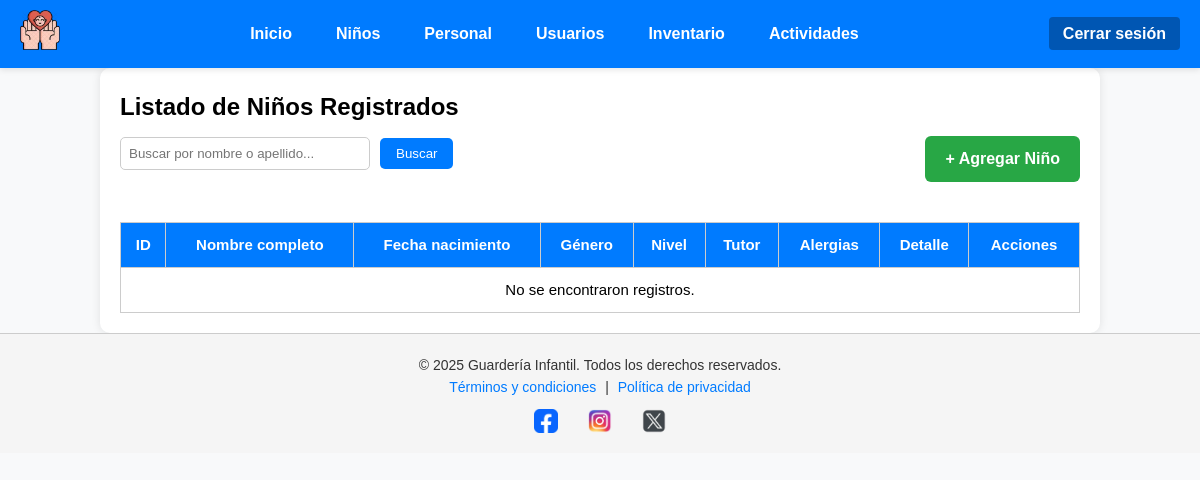
The page /MVC/index.php?c=Ninos&a=index (signed in) on the database as committed earlier.
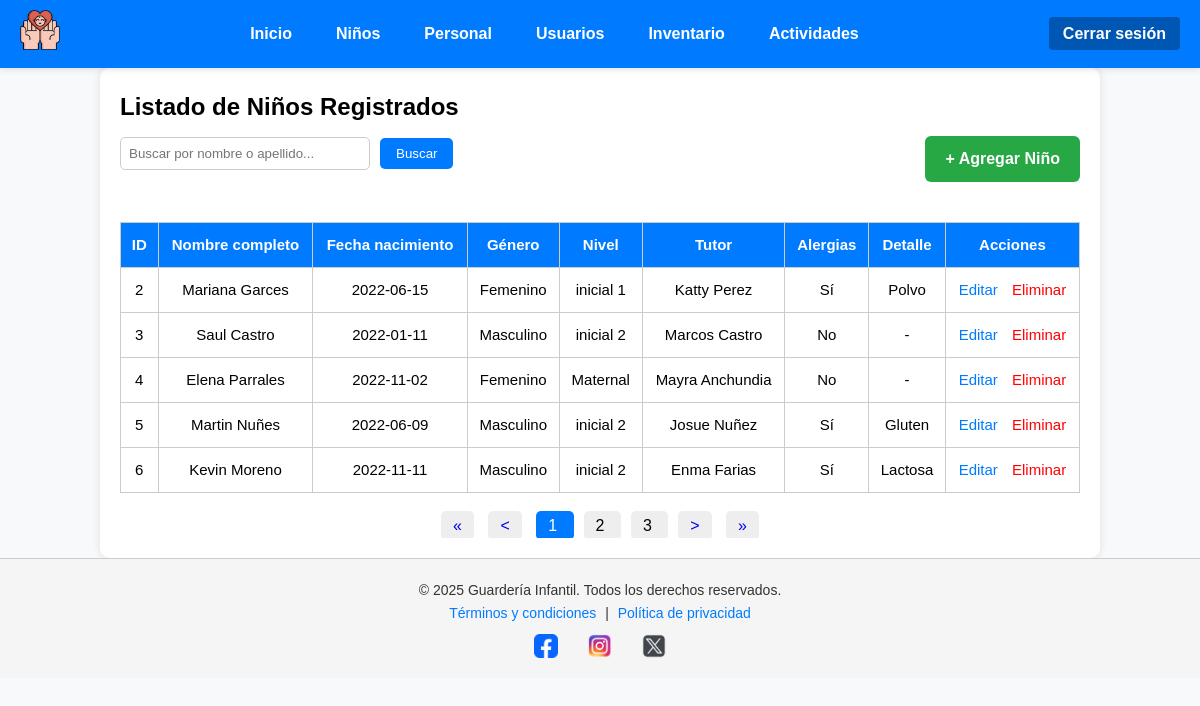
The same page on the database as committed later.
### tables this page shows
CREATE TABLE `ninos` (
  `id` int(11) NOT NULL,
  `nombre` varchar(100) NOT NULL,
  `apellido` varchar(100) NOT NULL,
  `fecha_nacimiento` date NOT NULL,
  `genero` enum('Masculino','Femenino') NOT NULL,
  `nivel` varchar(50) NOT NULL,
  `tutor` varchar(100) NOT NULL,
  `fecha_registro` timestamp NOT NULL DEFAULT current_timestamp(),
  `usuario_creacion` varchar(50) DEFAULT NULL,
  `fecha_actualizacion` timestamp NULL DEFAULT NULL,
  `usuario_actualizacion` varchar(50) DEFAULT NULL,
  `alergias` tinyint(1) DEFAULT 0,
  `detalle_alergias` varchar(255) DEFAULT NULL
);

### MVC/controller/NinosController.php (called while the page is built, shortened)
<?php
require_once "model/dao/NinoDAO.php";
class NinosController {
    public function index() {
    $limite = 5;
    $pagina = isset($_GET['pagina']) && is_numeric($_GET['pagina']) ? (int) $_GET['pagina'] : 1;
    $inicio = ($pagina - 1) * $limite;
    if (isset($_GET['buscar']) && !empty(trim($_GET['buscar']))) {
        $texto = trim($_GET['buscar']);
        $lista = NinoDAO::buscarPorNombre($texto, $inicio, $limite);
        $total = NinoDAO::totalBusqueda($texto);
    } else {
        $lista = NinoDAO::listarPaginado($inicio, $limite);
        $total = NinoDAO::totalRegistros();
    }
    $totalPaginas = ceil($total / $limite);
    require_once "view/nino/nino.list.php";
}
}

### MVC/index.php (called while the page is built, shortened)
<?php
$a = isset($_GET['a']) ? $_GET['a'] : 'index';
$controller = new $controllerClass();
$controller->$a();

### MVC/model/dao/NinoDAO.php (called while the page is built, shortened)
<?php
class NinoDAO {
    public static function listarPaginado($inicio, $limite) {
    $conexion = Conexion::conectar();
    $stmt = $conexion->prepare("SELECT * FROM ninos LIMIT ?, ?");
    $stmt->bindParam(1, $inicio, PDO::PARAM_INT);
    $stmt->bindParam(2, $limite, PDO::PARAM_INT);
    $stmt->execute();
    return $stmt->fetchAll(PDO::FETCH_ASSOC);
}
public static function totalRegistros() {
    $conexion = Conexion::conectar();
    $stmt = $conexion->query("SELECT COUNT(*) FROM ninos");
    return $stmt->fetchColumn();
}
}

### MVC/view/nino/nino.list.php (the view, shortened to what this page needs)
<?php require_once "view/templates/navbar.php"; ?>
<main class="container">
    <h2>Listado de Niños Registrados</h2>
    <div style="display: flex; justify-content: space-between; align-items: center; margin-bottom: 20px; flex-wrap: wrap; gap: 10px;">
        <form method="GET" action="index.php" style="display: flex; align-items: center; gap: 10px;">
            <input
                type="text"
                name="buscar"
                id="input-busqueda"
                placeholder="Buscar por nombre o apellido..."
                value="<?= $_GET['buscar'] ?? '' ?>"
                style="width: 250px; padding: 8px; border: 1px solid #ccc; border-radius: 5px;"
                oninput="if(this.value === '') this.form.submit();"
            >
            <button type="submit" style="padding: 8px 16px; background-color: #007bff; color: white; border: none; border-radius: 5px;">
                Buscar
            </button>
        </form>
        <a href="index.php?c=Ninos&a=nuevo" class="btn-agregar">+ Agregar Niño</a>
    </div>
    <div style="overflow-x: auto;">
        <table class="tabla" border="1" cellpadding="10" cellspacing="0" style="width: 100%; border-collapse: collapse;">
            <thead style="background-color: #f0f0f0;">
                <tr>
                    <th>ID</th>
                    <th>Nombre completo</th>
                    <th>Fecha nacimiento</th>
                    <th>Género</th>
                    <th>Nivel</th>
                    <th>Tutor</th>
                    <th>Alergias</th>
                    <th>Detalle</th>
                    <th>Acciones</th>
                </tr>
            </thead>
            <tbody id="tabla-ninos">
                <?php if (empty($lista)) : ?>
                    <tr>
                        <td colspan="9" style="text-align: center;">No se encontraron registros.</td>
                    </tr>
                <?php else : ?>
                    <?php foreach ($lista as $nino): ?>
                        <tr>
                            <td><?= $nino['id'] ?></td>
                            <td><?= $nino['nombre'] . ' ' . $nino['apellido'] ?></td>
                            <td><?= $nino['fecha_nacimiento'] ?></td>
                            <td><?= $nino['genero'] ?></td>
                            <td><?= $nino['nivel'] ?></td>
                            <td><?= $nino['tutor'] ?></td>
                            <td><?= $nino['alergias'] ? 'Sí' : 'No' ?></td>
                            <td><?= $nino['detalle_alergias'] ?? '-' ?></td>
                            <td>
                                <a href="index.php?c=Ninos&a=editar&id=<?= $nino['id'] ?>" class="btn-editar">Editar</a>
                                <a href="index.php?c=Ninos&a=eliminar&id=<?= $nino['id'] ?>" class="btn-eliminar" onclick="return confirm('¿Eliminar este registro?')">Eliminar</a>
                            </td>
                        </tr>
                    <?php endforeach; ?>
                <?php endif; ?>
            </tbody>
        </table>
        <?php if ($totalPaginas > 1): ?>
        <nav style="margin-top: 20px; text-align: center;">
            <a href="index.php?c=Ninos&pagina=1<?= isset($_GET['buscar']) ? '&buscar=' . urlencode($_GET['buscar']) : '' ?>"
            style="margin: 0 5px; padding: 6px 12px; background-color: #eee; border-radius: 5px; text-decoration: none;">&laquo;</a>
            <a href="index.php?c=Ninos&pagina=<?= max($pagina - 1, 1) ?><?= isset($_GET['buscar']) ? '&buscar=' . urlencode($_GET['buscar']) : '' ?>"
            style="margin: 0 5px; padding: 6px 12px; background-color: #eee; border-radius: 5px; text-decoration: none;">&lt;</a>
            <?php
            $maxPag = 5;
            $inicio = max(1, $pagina - floor($maxPag / 2));
            $fin = min($inicio + $maxPag - 1, $totalPaginas);
            if ($fin - $inicio < $maxPag - 1) {
                $inicio = max(1, $fin - $maxPag + 1);
            }
            for ($i = $inicio; $i <= $fin; $i++): ?>
                <a href="index.php?c=Ninos&pagina=<?= $i ?><?= isset($_GET['buscar']) ? '&buscar=' . urlencode($_GET['buscar']) : '' ?>"
                style="margin: 0 5px; padding: 6px 12px; background-color: <?= $i == $pagina ? '#007bff' : '#eee' ?>; color: <?= $i == $pagina ? '#fff' : '#000' ?>; border-radius: 5px; text-decoration: none;">
                <?= $i ?>
                </a>
            <?php endfor; ?>
            <a href="index.php?c=Ninos&pagina=<?= min($pagina + 1, $totalPaginas) ?><?= isset($_GET['buscar']) ? '&buscar=' . urlencode($_GET['buscar']) : '' ?>"
            style="margin: 0 5px; padding: 6px 12px; background-color: #eee; border-radius: 5px; text-decoration: none;">&gt;</a>
            <a href="index.php?c=Ninos&pagina=<?= $totalPaginas ?><?= isset($_GET['buscar']) ? '&buscar=' . urlencode($_GET['buscar']) : '' ?>"
            style="margin: 0 5px; padding: 6px 12px; background-color: #eee; border-radius: 5px; text-decoration: none;">&raquo;</a>
        </nav>
        <?php endif; ?>
    </div>
</main>
<?php require_once "view/templates/footer.php"; ?>

### MVC/view/templates/navbar.php (shortened to what this page needs)
<?php
$rol = $_SESSION['usuario']['rol'];
?>
<!DOCTYPE html>
<html lang="es">
<head>
    <link rel="stylesheet" href="assets/css/home.css">
</head>
<body>
<nav class="barra-navegacion">
    <div class="logo">
        <img src="assets/img/logo_guarderia.png" alt="Logo Guardería">
    </div>
    <ul class="nav-enlaces">
        <li><a href="index.php?c=Home">Inicio</a></li>
        <?php if ($rol === 'Administrador') : ?>
            <li><a href="index.php?c=Ninos&a=index">Niños</a></li>
            <li><a href="index.php?c=Personal&a=index">Personal</a></li>
            <li><a href="index.php?c=Usuario&a=index">Usuarios</a></li>
            <li><a href="index.php?c=Inventario&a=index">Inventario</a></li>
            <li><a href="index.php?c=Activity&a=index">Actividades</a></li>
        <?php elseif ($rol === 'Docente') : ?>
            <li><a href="index.php?c=Ninos&a=index">Niños</a></li>
            <li><a href="index.php?c=Actividades&a=index">Actividades</a></li>
        <?php elseif ($rol === 'Inventario') : ?>
            <li><a href="index.php?c=Inventario&a=index">Inventario</a></li>
        <?php endif; ?>
    </ul>
    <div class="cerrar-sesion">
        <a href="index.php?c=Login&a=logout">Cerrar sesión</a>
    </div>
</nav>

### MVC/view/templates/footer.php
<footer class="footer">
    <div class="footer-contenido">
        <p>&copy; 2025 Guardería Infantil. Todos los derechos reservados.</p>
        <p><a href="#">Términos y condiciones</a> | <a href="#">Política de privacidad</a></p>
        <div class="redes-sociales">
            <a href="https://facebook.com/"><img src="assets/img/facebook.png.webp" alt="Facebook"></a>
            <a href="https://www.instagram.com/"><img src="assets/img/instagran.png" alt="Instagram"></a>
            <a href="https://x.com/"><img src="assets/img/x.png" alt="Twitter"></a>
        </div>
    </div>
</footer>

### MVC/assets/css/home.css (style rules this page uses)
html { scroll-behavior: smooth; }
* { margin: 0; padding: 0; box-sizing: border-box; }
body { width: 100%; min-height: 100vh; overflow-x: hidden; background-color: #f8f9fa; font-family: Arial, sans-serif; line-height: 1.6; }
.container { width: 100%; margin: auto; padding: 20px; max-width: 1000px; background: white; border-radius: 10px; box-shadow: 0 0 10px rgba(0,0,0,0.1); }
.barra-navegacion { display: flex; align-items: center; justify-content: space-between; background-color: #007bff; padding: 10px 20px; position: sticky; top: 0; z-index: 999; box-shadow: 0 2px 6px rgba(0, 0, 0, 0.1); }
.logo img { height: 40px; width: auto; }
.nav-enlaces { list-style: none; display: flex; flex: 1; justify-content: center; gap: 20px; }
.nav-enlaces li a { color: white; text-decoration: none; font-weight: bold; padding: 8px 12px; border-radius: 4px; transition: background 0.3s; }
.cerrar-sesion a { color: white; background-color: #0056b3; padding: 8px 14px; border-radius: 4px; font-weight: bold; text-decoration: none; }
table.tabla { width: 100%; border-collapse: collapse; margin-top: 20px; font-size: 15px; }
table.tabla th, table.tabla td { border: 1px solid #ccc; padding: 10px; text-align: center; }
table.tabla th { background-color: #007bff; color: white; }
.btn-agregar { display: inline-block; margin-top: 10px; padding: 10px 15px; background-color: #28a745; color: white; text-decoration: none; border-radius: 4px; font-weight: bold; }
.btn-editar { color: #007bff; text-decoration: none; margin-right: 10px; }
.btn-eliminar { color: red; text-decoration: none; }
.footer { background-color: #f5f5f5; padding: 20px 10px; text-align: center; font-size: 14px; color: #333; border-top: 1px solid #ccc; }
.footer a { color: #007bff; text-decoration: none; margin: 0 5px; }
.redes-sociales { margin-top: 10px; }
.redes-sociales img { width: 24px; height: 24px; margin: 0 8px; vertical-align: middle; transition: transform 0.3s ease; }
.btn-agregar { padding: 10px 20px; background-color: #28a745; color: white; font-weight: bold; border: none; border-radius: 6px; cursor: pointer; }
.btn-agregar, .btn-cancelar { padding: 10px 20px; border: none; font-weight: bold; text-align: center; text-decoration: none; border-radius: 6px; min-width: 120px; }
.btn-agregar { background-color: #28a745; color: white; }

Rows that differ between the two databases and show on the page:
added ninos: id "2", nombre "Mariana", apellido "Garces", fecha_nacimiento "2022-06-15", genero "Femenino", nivel "inicial 1", tutor "Katty Perez", alergias "Sí", detalle_alergias "Polvo"
added ninos: id "3", nombre "Saul", apellido "Castro", fecha_nacimiento "2022-01-11", genero "Masculino", nivel "inicial 2", tutor "Marcos Castro", alergias "No", detalle_alergias "-"
added ninos: id "4", nombre "Elena", apellido "Parrales", fecha_nacimiento "2022-11-02", genero "Femenino", nivel "Maternal", tutor "Mayra Anchundia", alergias "No", detalle_alergias "-"
added ninos: id "5", nombre "Martin", apellido "Nuñes", fecha_nacimiento "2022-06-09", genero "Masculino", nivel "inicial 2", tutor "Josue Nuñez", alergias "Sí", detalle_alergias "Gluten"
added ninos: id "6", nombre "Kevin", apellido "Moreno", fecha_nacimiento "2022-11-11", genero "Masculino", nivel "inicial 2", tutor "Enma Farias", alergias "Sí", detalle_alergias "Lactosa"
Other text that changed with them:
text no longer shown: "No se encontraron registros."
new list line: "1"
new list line: "2"
new list line: "3"
